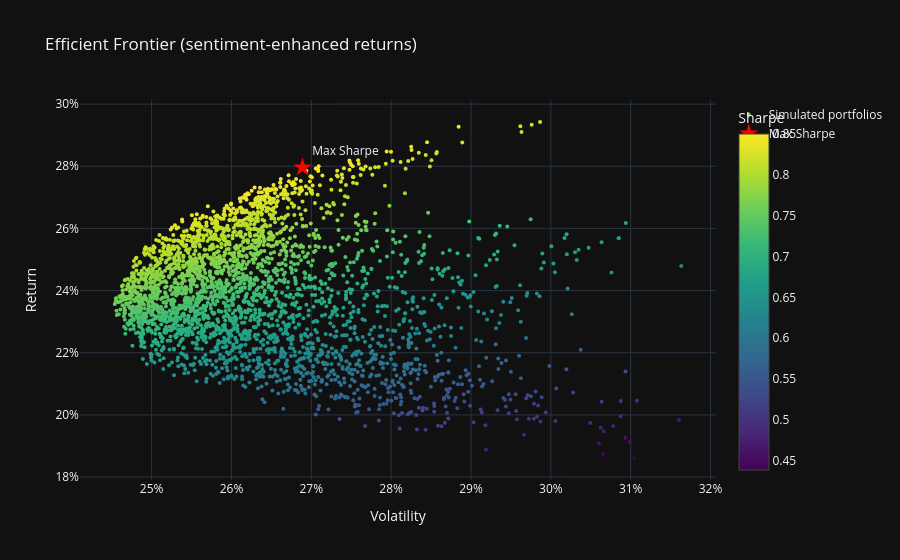

The code cell stored with this chart in its notebook:
### Markdown cell above
---
## Phase 3 — Portfolio Optimisation (Efficient Frontier)

### Code cell
from scipy.optimize import minimize

mu_annual  = rets.mean() * 252
cov_annual = rets.cov()  * 252
n          = len(TICKERS)

# Sentiment boost: map per-ticker score onto expected returns
for t in TICKERS:
    if t in ticker_sentiment.index:
        mu_annual[t] += ticker_sentiment[t] * 0.01

def portfolio_stats(w):
    ret    = w @ mu_annual
    vol    = np.sqrt(w @ cov_annual @ w)
    sharpe = (ret - RISK_FREE) / vol
    return ret, vol, sharpe

def neg_sharpe(w): return -portfolio_stats(w)[2]

constraints = {'type': 'eq', 'fun': lambda w: w.sum() - 1}
bounds      = [(0, 1)] * n
w0          = np.ones(n) / n

opt      = minimize(neg_sharpe, w0, method='SLSQP',
                    bounds=bounds, constraints=constraints)
w_sharpe = opt.x

N_SIM    = 3000
sim_w    = np.random.dirichlet(np.ones(n), N_SIM)
sim_stats = np.array([portfolio_stats(w) for w in sim_w])

fig = go.Figure()
fig.add_trace(go.Scatter(
    x=sim_stats[:, 1], y=sim_stats[:, 0], mode='markers',
    marker=dict(color=sim_stats[:, 2], colorscale='Viridis', size=4,
                showscale=True, colorbar=dict(title='Sharpe')),
    name='Simulated portfolios'))
r_opt, v_opt, s_opt = portfolio_stats(w_sharpe)
fig.add_trace(go.Scatter(
    x=[v_opt], y=[r_opt], mode='markers+text',
    marker=dict(color='red', size=14, symbol='star'),
    text=['Max Sharpe'], textposition='top right', name='Max Sharpe'))
fig.update_layout(title='Efficient Frontier (sentiment-enhanced returns)',
                  xaxis_title='Volatility', yaxis_title='Return',
                  xaxis_tickformat='.0%', yaxis_tickformat='.0%',
                  template='plotly_dark')
fig.show()

print('\n📌 Optimal weights (Max-Sharpe):')
for t, w in zip(TICKERS, w_sharpe):
    print(f'  {t}: {w:.1%}')
print(f'\n  Return: {r_opt:.2%}  |  Vol: {v_opt:.2%}  |  Sharpe: {s_opt:.2f}')

### Figure 1 — Plotly figure (JSON) as saved in the notebook; plotly's stock layout.template omitted (floating-point values rounded to 4 significant figures; data arrays with more than 128 entries replaced by an {"elided": "..."} marker saying what was removed)
{"data": [{"marker": {"color": {"elided": "3000 float values"}, "colorbar": {"title": {"text": "Sharpe"}}, "colorscale": [[0, "#440154"], [0.1111, "#482878"], [0.2222, "#3e4989"], [0.3333, "#31688e"], [0.4444, "#26828e"], [0.5556, "#1f9e89"], [0.6667, "#35b779"], [0.7778, "#6ece58"], [0.8889, "#b5de2b"], [1, "#fde725"]], "showscale": true, "size": 4}, "mode": "markers", "name": "Simulated portfolios", "type": "scatter", "x": {"elided": "3000 float values"}, "y": {"elided": "3000 float values"}}, {"marker": {"color": "red", "size": 14, "symbol": "star"}, "mode": "markers+text", "name": "Max Sharpe", "text": ["Max Sharpe"], "textposition": "top right", "type": "scatter", "x": [0.2689], "y": [0.2796]}], "layout": {"title": {"text": "Efficient Frontier (sentiment-enhanced returns)"}, "xaxis": {"tickformat": ".0%", "title": {"text": "Volatility"}}, "yaxis": {"tickformat": ".0%", "title": {"text": "Return"}}}}
